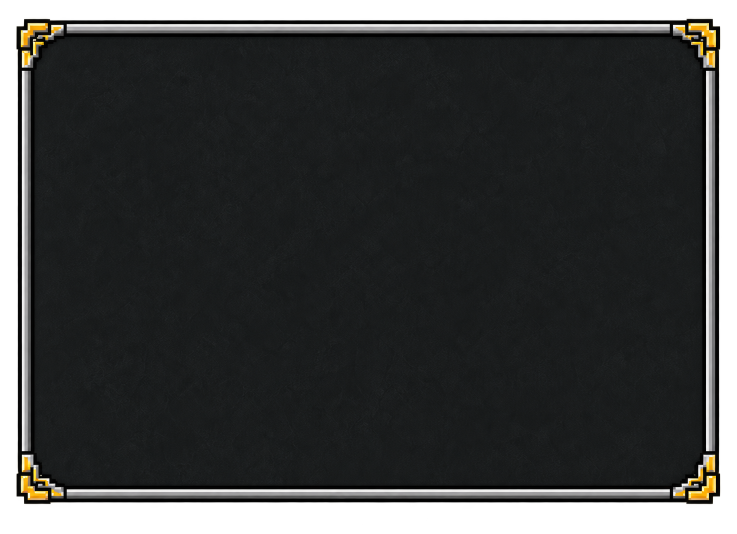
#> input picture docs/gui/upgrade/05-single-frame-source.png, 1473 x 1068 px (shown at 1/2 size)
$ python prepare_upgrade_single_frame.py
#> lines starting #> are read from the running program, lines starting #| are printed output that depends on the picture
"""Export the approved single-shell frame and check native inventory bounds."""
from pathlib import Path
import json
import shutil
from PIL import Image, ImageDraw

root = Path(__file__).resolve().parents[1]
generated = Path.home() / '.codex/generated_images/01a11ba5-dcf3-7012-8bfe-d66a81839a35'
docs = root / 'docs/gui/upgrade'
out = root / 'src/main/resources/assets/neoworld/textures/gui/upgrade'
docs.mkdir(parents=True, exist_ok=True)
shutil.copy2(generated / 'exec-a493d512-767d-4584-a7ae-afa956c7b33d.png', docs / '04-approved-single-frame.png')
shutil.copy2(generated / 'exec-f3f9500b-05f9-4ea1-8fb0-4f826e07282e.png', docs / '05-single-frame-source.png')
with Image.open(docs / '05-single-frame-source.png') as source:
#> source is the input picture: PIL image 1473x1068 RGBA; mean R, G, B, A 28.9, 30.2, 29.9, 217.5
    source = source.convert('RGBA')
    assert source.getchannel('A').getextrema()[0] == 0
    bounds = source.getchannel('A').point(lambda value: 255 if value > 32 else 0).getbbox()
#> bounds = (33, 37, 1441, 1009)
    frame = source.crop(bounds).resize((640, 464), Image.Resampling.NEAREST)
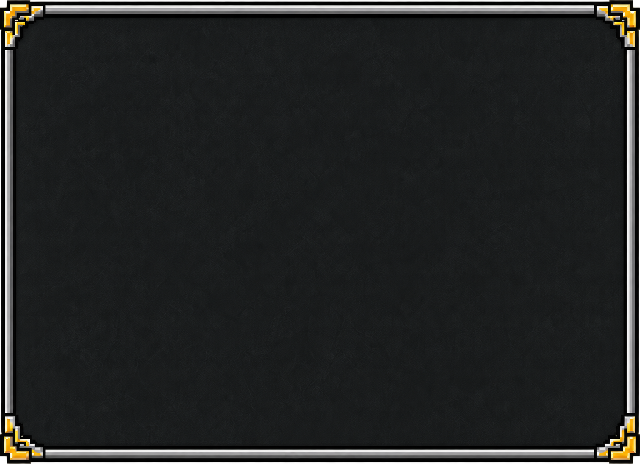
#> frame: PIL image 640x464 RGBA; mean R, G, B, A 33, 34.4, 34.1, 250.3; transparent parts drawn white
frame.save(out / 'upgrade_single_frame.png')
(out / 'upgrade_single_frame.png.mcmeta').write_text(json.dumps({'texture': {'blur': False, 'clamp': True}}, indent=2) + '\n')
layout = {'size': [320, 232], 'inventory': [147, 151, 9, 3, 18], 'hotbarY': 207,
          'dividerX': 138, 'dividerY': 138, 'action': [18, 206, 110, 16],
          'frameSourceAlphaBounds': list(bounds), 'frameTextureSize': [640, 464]}
#> layout = {'size': [320, 232], 'inventory': [147, 151, 9, 3, 18], 'hotbarY': 207, 'dividerX': 138, 'dividerY': 138, 'action': [18, 206, 110, 16], 'frameSourceAlphaBounds': [33, 37, 1441, 1009], 'frameTextureSize': [640, 464]}
(docs / 'single-frame-layout.json').write_text(json.dumps(layout, indent=2) + '\n')
preview = frame.copy()
draw = ImageDraw.Draw(preview)
draw.line((276, 56, 276, 450), fill='#777F82', width=2)
draw.line((16, 276, 624, 276), fill='#777F82', width=2)
#> (the run stopped early here; a loop or call above may not have finished)

$ run again, with docs/gui/upgrade/02-frame-source.png copied over docs/gui/upgrade/05-single-frame-source.png
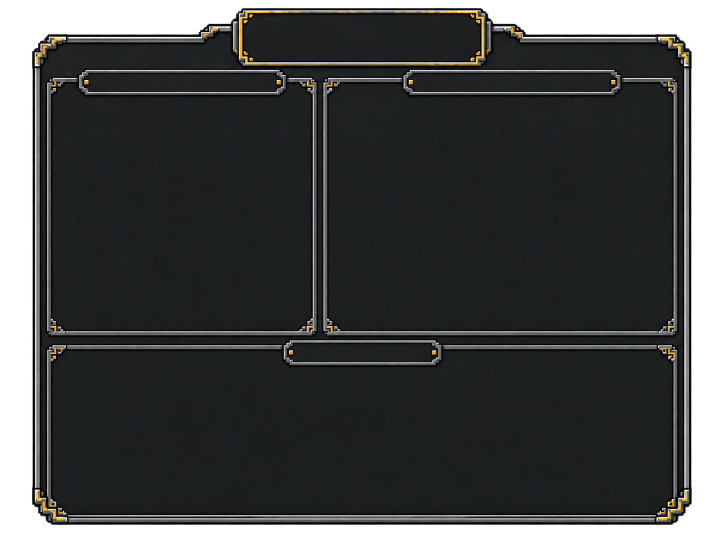
#> input picture docs/gui/upgrade/02-frame-source.png, 1448 x 1086 px (shown at 1/2 size)
#> source is the input picture: PIL image 1448x1086 RGBA; mean R, G, B, A 30.2, 31.7, 32.4, 212.1
#> bounds = (64, 16, 1384, 1050)
#> `frame = source.crop(bounds).resize((640, 464), Image.Resampling.NEAREST)`:
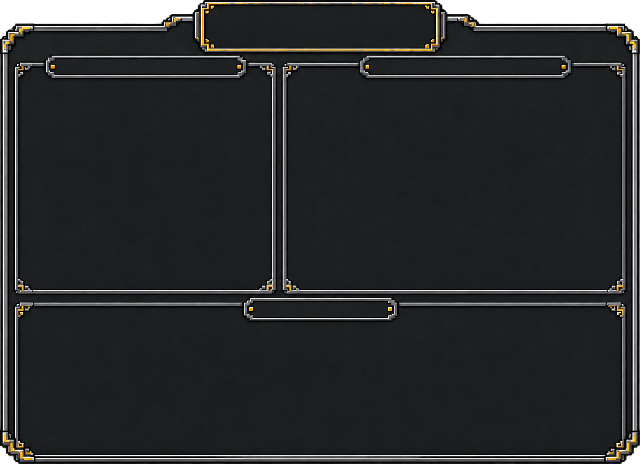
#> frame: PIL image 640x464 RGBA; mean R, G, B, A 34.6, 36.3, 37.1, 244.7; transparent parts drawn white
#> layout = {'size': [320, 232], 'inventory': [147, 151, 9, 3, 18], 'hotbarY': 207, 'dividerX': 138, 'dividerY': 138, 'action': [18, 206, 110, 16], 'frameSourceAlphaBounds': [64, 16, 1384, 1050], 'frameTextureSize': [640, 464]}
